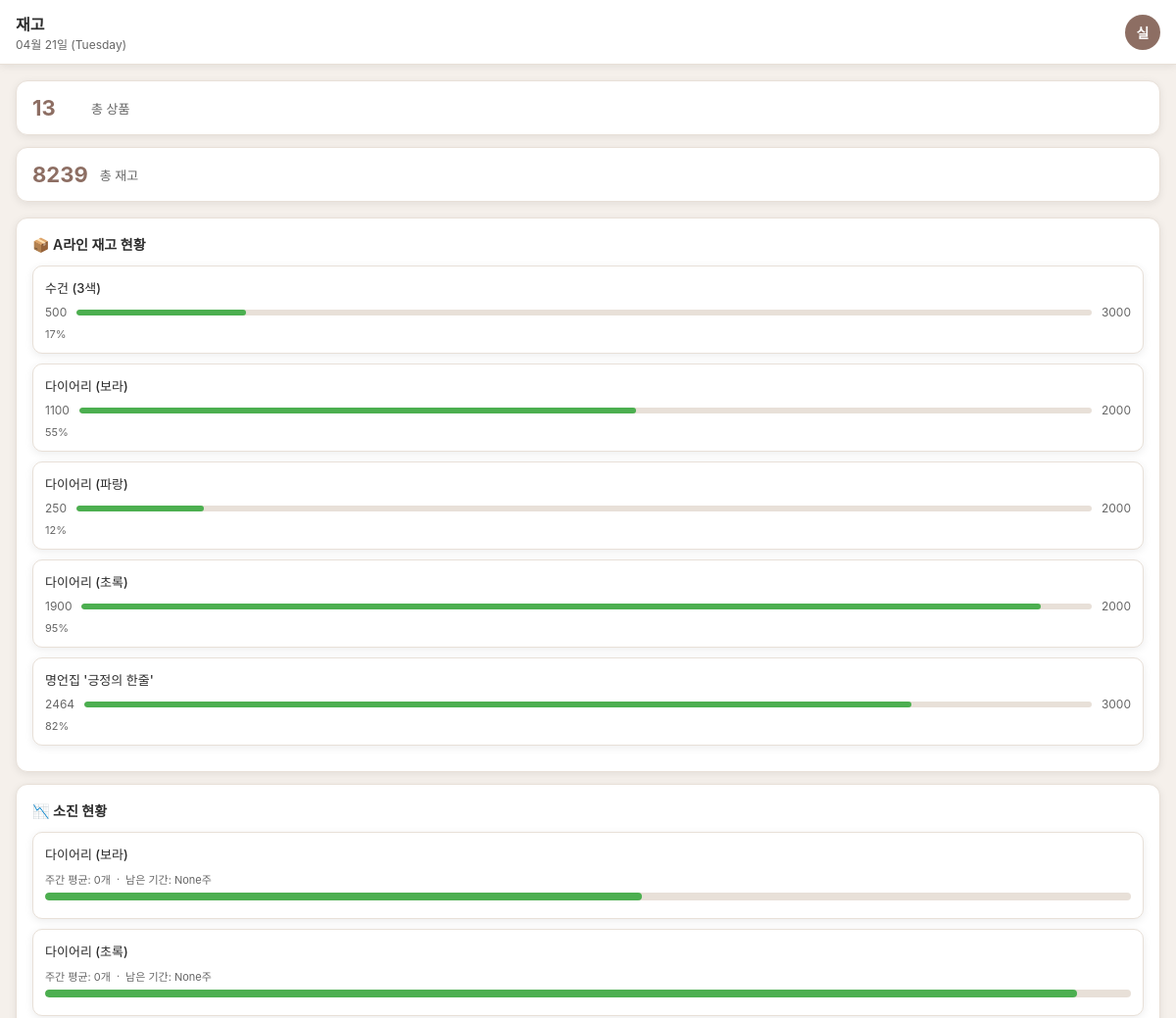
The page /m/inventory (signed in, upper part) on the database as committed earlier.
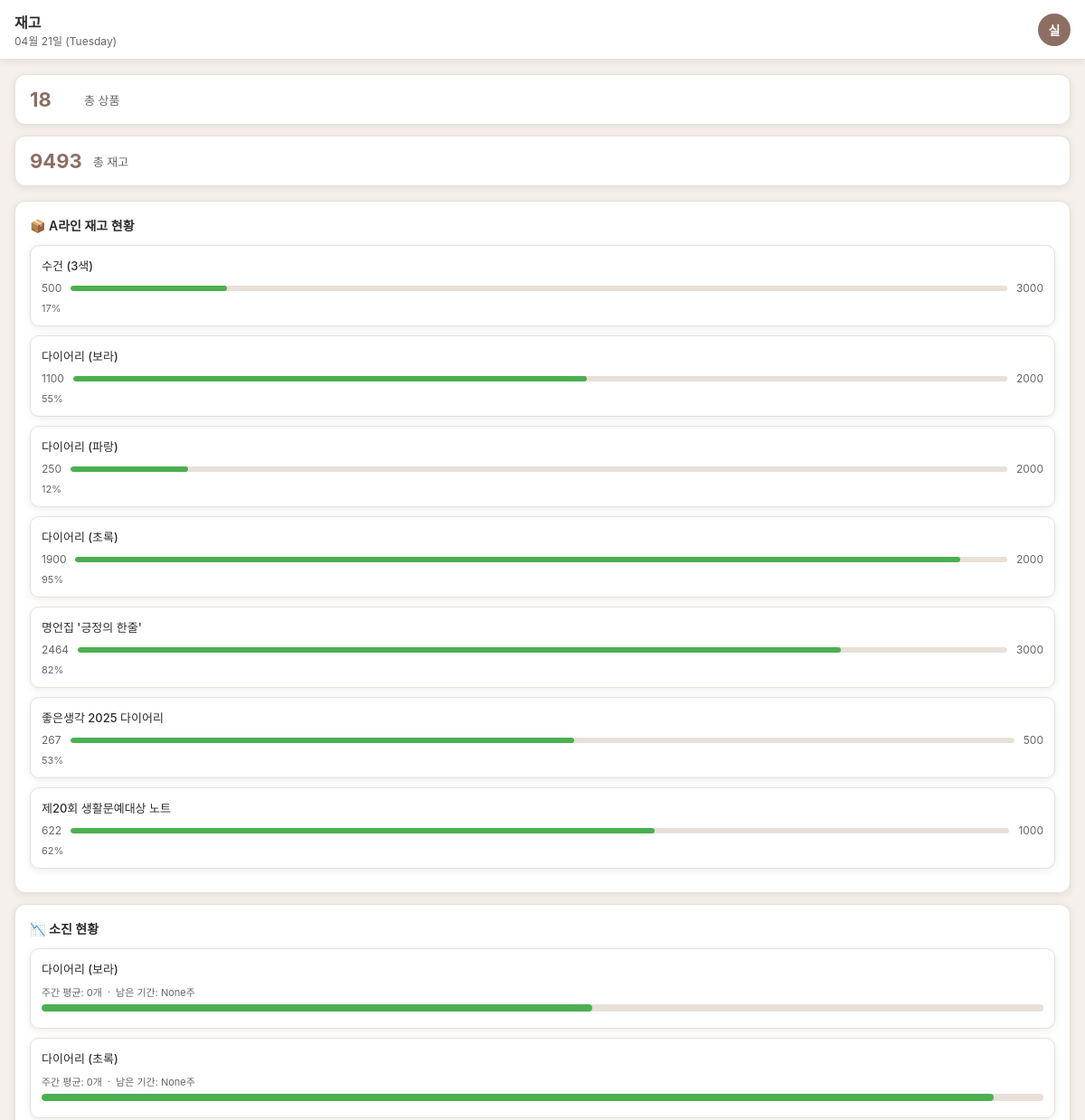
The same page on the database as committed later.
### models.py (models this page shows)
class Item(db.Model):
    __tablename__ = 'items'
    id = db.Column(db.Integer, primary_key=True)
    name = db.Column(db.String(200), nullable=False)
    sku_code = db.Column(db.String(200))  # 위하고 품목코드 (쉼표 구분 다중 가능, 예: GG220801,GG220802)
    line = db.Column(db.String(10), nullable=False)  # A, B, C, B,C
    category_id = db.Column(db.Integer, db.ForeignKey('categories.id'))
    artist = db.Column(db.String(100))
    unit_cost = db.Column(db.Integer)  # 원
    target_qty = db.Column(db.Integer)
    current_stock = db.Column(db.Integer, default=0)
    status = db.Column(db.String(30), default='기획중')
    usage = db.Column(db.String(30), default='판매')
    owner_id = db.Column(db.Integer, db.ForeignKey('users.id'))
    target_date = db.Column(db.Date)  # 목표 입고일
    memo = db.Column(db.Text)
    sale_url_smartstore = db.Column(db.String(500))  # 스마트스토어 링크
    sale_url_aengdu = db.Column(db.String(500))      # aengdu.kr 링크
    sale_url_positive = db.Column(db.String(500))     # positive.co.kr 링크
    sale_url_other = db.Column(db.String(500))        # 기타 판매 링크
    created_at = db.Column(db.DateTime, default=datetime.utcnow)
    updated_at = db.Column(db.DateTime, default=datetime.utcnow, onupdate=datetime.utcnow)
    owner = db.relationship('User', backref='items')
    tasks = db.relationship('Task', backref='item', lazy=True)
    inventory_logs = db.relationship('InventoryLog', backref='item', lazy=True)
    weekly_counts = db.relationship('WeeklyCount', backref='item', lazy=True)

### app.py (the view)
@app.route('/m/inventory')
@login_required
def m_inventory():
    items_a = Item.query.filter(Item.line.contains('A'), Item.current_stock > 0).all()
    all_items = Item.query.order_by(Item.line, Item.name).all()
    weekly = WeeklyCount.query.order_by(WeeklyCount.counted_at.desc()).limit(20).all()
    selling_items = Item.query.filter(Item.status.in_(['판매중', '소진중'])).order_by(Item.line, Item.name).all()
    items_data = []
    for it in selling_items:
        wks = WeeklyCount.query.filter_by(item_id=it.id).order_by(WeeklyCount.counted_at.desc()).limit(16).all()
        weekly_avg = 0
        if len(wks) >= 2:
            consume_weeks = [w for w in wks if w.diff and w.diff < 0]
            total_consumed = sum(abs(w.diff) for w in consume_weeks)
            num_weeks = len(consume_weeks)
            weekly_avg = round(total_consumed / num_weeks) if num_weeks > 0 else 0
        remaining_weeks = None
        if weekly_avg > 0 and it.current_stock:
            remaining_weeks = it.current_stock // weekly_avg
        pct = (it.current_stock / it.target_qty * 100) if it.target_qty and it.current_stock else 0
        items_data.append({
            'item': it, 'weekly_avg': weekly_avg,
            'remaining_weeks': remaining_weeks, 'pct': round(pct, 1),
        })
    total_stock = sum(i.current_stock or 0 for i in all_items)
    return render_template('mobile.html', page='inventory', items_a=items_a,
                           all_items=all_items, weekly_counts=weekly, items_data=items_data,
                           total_stock=total_stock, today=date.today())

### app.py (called while the page is built)
@login_manager.user_loader
def load_user(user_id):
    return User.query.get(int(user_id))

def has_perm(permission, role=None):
    r = role or current_user.role
    rp = RolePermission.query.filter_by(role=r, permission=permission).first()
    if rp:
        return rp.enabled
    return permission in DEFAULT_PERMISSIONS.get(r, [])

def is_admin():
    return has_perm('manage_users')

@app.context_processor
def inject_notification_count():
    if hasattr(current_user, 'id') and current_user.is_authenticated:
        unread = Notification.query.filter_by(recipient_id=current_user.id, is_read=False).count()
        return {'noti_count': unread, 'user_is_admin': is_admin()}
    return {'noti_count': 0, 'user_is_admin': False}

### templates/mobile.html (shortened to what this page needs)
<!DOCTYPE html>
<html lang="ko">
<head>
</head>
<body>
    <div class="mobile-header">
        <div>
            <div class="mobile-header-title" id="headerTitle">{% if page == 'tasks' %}업무{% elif page == 'inventory' %}재고{% elif page == 'items' %}상품{% else %}대시보드{% endif %}</div>
            <div class="mobile-header-date" id="headerDate">{{ today.strftime('%m월 %d일 (%A)') }}</div>
        </div>
        <div class="mobile-header-avatar" title="{{ current_user.name }}">{{ current_user.name[0] }}</div>
    </div>
    <div class="mobile-container">
        <div class="page-content {% if page == 'inventory' %}active{% endif %}" id="inventory-page">
            <div class="summary-grid">
                <div class="summary-card">
                    <div class="summary-value">{{ all_items|length }}</div>
                    <div class="summary-label">총 상품</div>
                </div>
                <div class="summary-card">
                    <div class="summary-value">{{ total_stock }}</div>
                    <div class="summary-label">총 재고</div>
                </div>
            </div>
            {% if items_a %}
            <div class="card">
                <div class="card-header">📦 A라인 재고 현황</div>
                {% for item in items_a %}
                {% set pct = (item.current_stock / item.target_qty * 100) if item.target_qty > 0 else 0 %}
                <div class="list-item">
                    <div class="card-title">{{ item.name }}</div>
                    <div class="stock-level">
                        <span>{{ item.current_stock }}</span>
                        <div class="stock-level-bar progress-bar">
                            <div class="progress-fill" style="width: {{ [pct, 100]|min }}%"></div>
                        </div>
                        <span>{{ item.target_qty }}</span>
                    </div>
                    <div style="font-size: 11px; color: var(--text-secondary); margin-top: 4px;">
                        {{ "{:.0f}%".format(pct) }}
                    </div>
                </div>
                {% endfor %}
            </div>
            {% endif %}
            {% if items_data %}
            <div class="card">
                <div class="card-header">📉 소진 현황</div>
                {% for data in items_data[:5] %}
                <div class="list-item">
                    <div class="card-title">{{ data.item.name }}</div>
                    <div class="list-item-meta">
                        <span>주간 평균: {{ data.weekly_avg }}개</span>
                        <span>·</span>
                        <span>남은 기간: {{ data.remaining_weeks }}주</span>
                    </div>
                    {% set pct_fill = [data.pct or 0, 100]|min %}
                    <div class="gauge">
                        <div class="gauge-fill {% if pct_fill > 50 %}gauge-green{% elif pct_fill > 25 %}gauge-orange{% else %}gauge-red{% endif %}" style="width: {{ pct_fill }}%"></div>
                    </div>
                </div>
                {% endfor %}
            </div>
            {% endif %}
        </div>
    </div>
</body>
</html>

Rows that differ between the two databases and show on the page:
added Item: name "좋은생각 2025 다이어리", current_stock "267", {{ [pct, 100]|min }} 53.400000000000006 (drawn), target_qty "500", pct "53%"
added Item: name "제20회 생활문예대상 노트", current_stock "622", {{ [pct, 100]|min }} 62.2 (drawn), target_qty "1000", pct "62%"
Other text that changed with them:
{{ all_items|length }}: "13" → "18"
{{ total_stock }}: "8239" → "9493"
